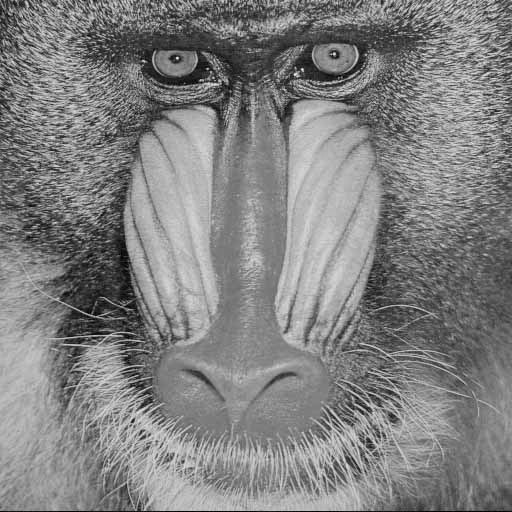
#> input picture Trabalhos/Trabalho 3/imagens_pgm/baboon.pgm, 512 x 512 px, given in place of , which was not available
$ python histogram.py
#> lines starting #> are read from the running program, lines starting #| are printed output that depends on the picture; pictures that were not available may be replaced by others from this repository, and a replacement may not be noted
import cv2
import sys,getopt
import numpy as np
import matplotlib.pyplot as plt

def histogram(inputfile,outputfile,num_bins):

	img = cv2.imread('../imagens_pgm/' + inputfile, cv2.IMREAD_GRAYSCALE)

	blackPixels = img[img==0]
	blackPixelsFraction = (len(blackPixels) * 100)/img.size

	plt.hist(img.ravel(), bins=range(int(num_bins)), edgecolor='none', color="#3F5D7D")
	plt.xlim([-1, int(num_bins)+1])
	plt.title(inputfile + ' - Fracao de Pixels Pretos: ' + str(blackPixelsFraction) + ' %')

	if(outputfile != ''):
		plt.savefig(outputfile+'.png', bbox_inches='tight')
	else:
		plt.savefig(inputfile+' - histogram.png', bbox_inches='tight')

 #----------------------------------------------- MAIN -----------------------------------------------
def main(argv):
	inputfile = ''
	outputfile = ''
	num_bins = 256

	try:
		opts, args = getopt.getopt(argv, 'hi:o:b:', ['ifile=','ofile=','num_bins'])
	except getopt.GetoptError:
		print('trabalho2.py -i <inputfile> -o <outputfile> -b <num_bins>')
		sys.exit(2)

	for opt, arg in opts:
		if opt == 'h':
			print('trabalho2.py -i <inputfile> -o <outputfile> -b <num_bins>')
			sys.exit()
		elif opt in ('-i','--inputfile'):
			inputfile = arg
		elif opt in ('-o','--outputfile'):
			outputfile = arg
		elif opt in ('-b','--num_bins'):
			num_bins = arg


	histogram(inputfile,outputfile,num_bins)
#> in histogram, img is the input picture: shape (512, 512); min 0, max 248, mean 128.9
#> in histogram, `blackPixels = img[img==0]`: blackPixels = [0, 0, 0, 0]
#> in histogram, `blackPixelsFraction = (len(blackPixels) * 100)/img.size`: blackPixelsFraction = 0.00153
#> in histogram, `plt.savefig(inputfile+' - histogram.png', bbox_inches='tight')`:
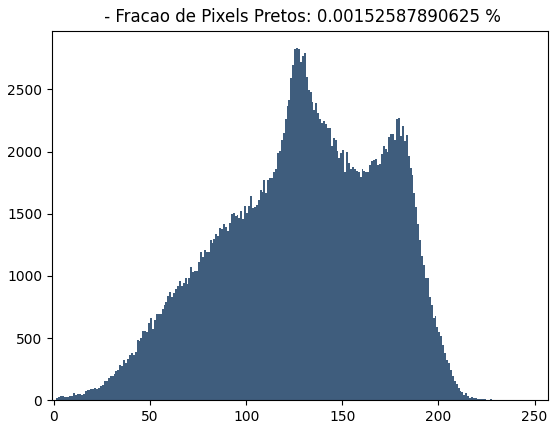
#> figure drawn by matplotlib, 1 panel; tallest bar 2831 high, from x = 126 to 127


if __name__ == '__main__':
	main(sys.argv[1:])

$ run again, on Trabalhos/Trabalho 3/imagens_pgm/retina.pgm
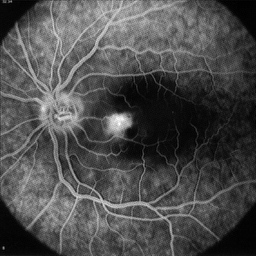
#> input picture Trabalhos/Trabalho 3/imagens_pgm/retina.pgm, 256 x 256 px, given in place of , which was not available
#> in histogram, img is the input picture: shape (256, 256); min 0, max 255, mean 76.7
#> blackPixels = [0, 0, 0, 0, 0, 0, 0, 0]
#> blackPixelsFraction = 0.0122
#> in histogram, `plt.savefig(inputfile+' - histogram.png', bbox_inches='tight')`:
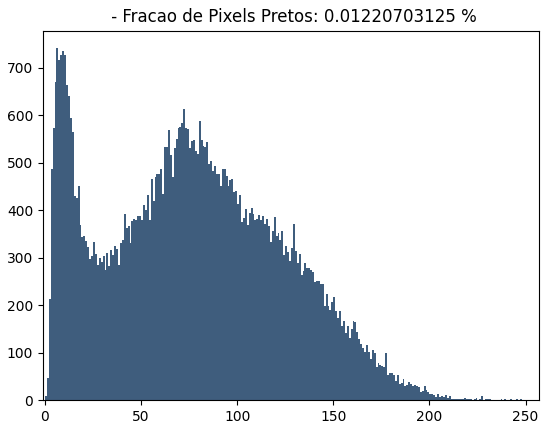
#> figure drawn by matplotlib, 1 panel; tallest bar 741 high, from x = 6 to 7

$ run again, on Trabalhos/Trabalho 3/imagens_pgm/sonnet.pgm
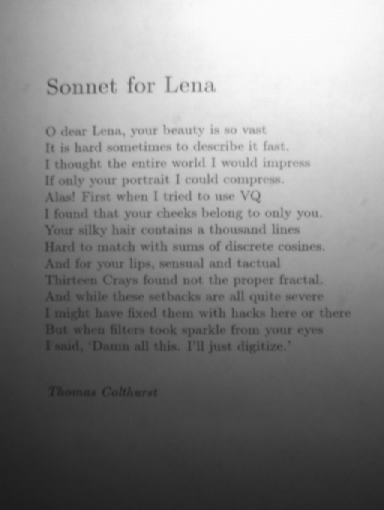
#> input picture Trabalhos/Trabalho 3/imagens_pgm/sonnet.pgm, 384 x 510 px, given in place of , which was not available
#> in histogram, img is the input picture: shape (510, 384); min 27, max 251, mean 133.2
#> blackPixels = empty array
#> blackPixelsFraction = 0
#> in histogram, `plt.savefig(inputfile+' - histogram.png', bbox_inches='tight')`:
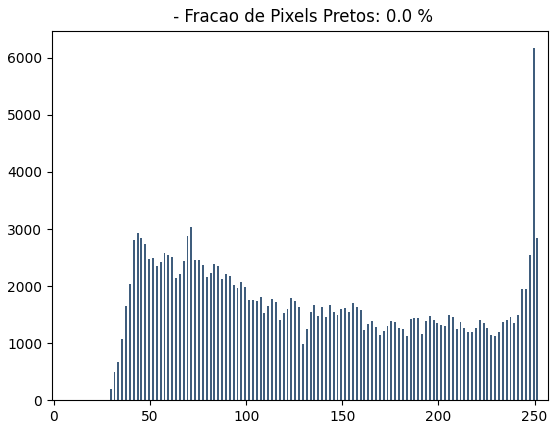
#> figure drawn by matplotlib, 1 panel; tallest bar 6170 high, from x = 249 to 250
